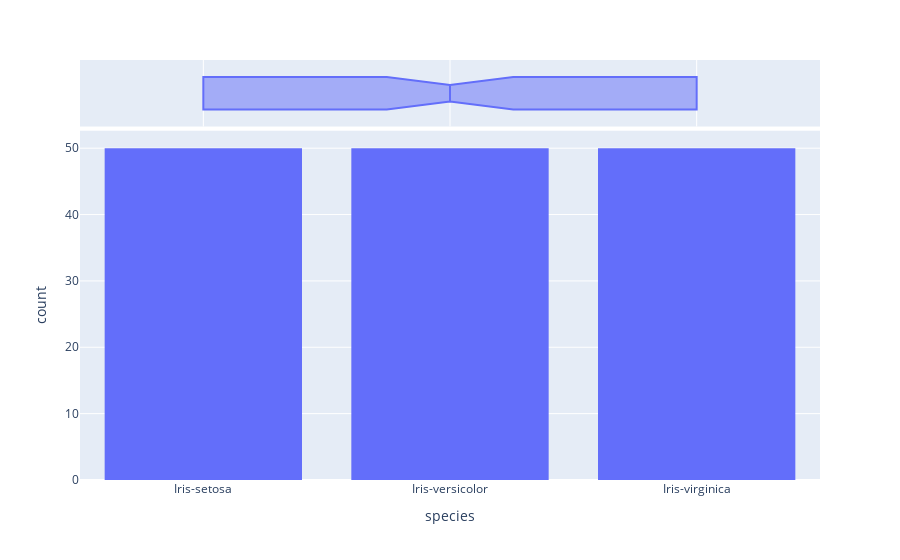

Notebook cell for this chart:
### Code cell
fig = px.histogram(data[['species']], x="species",
                   marginal="box")
fig.show()

### Figure 1 — Plotly figure (JSON) as saved in the notebook; plotly's stock layout.template omitted (floating-point values rounded to 4 significant figures; data arrays with more than 128 entries replaced by an {"elided": "..."} marker saying what was removed)
{"data": [{"alignmentgroup": "True", "bingroup": "x", "hovertemplate": "species=%{x}<br>count=%{y}<extra></extra>", "legendgroup": "", "marker": {"color": "#636efa", "pattern": {"shape": ""}}, "name": "", "offsetgroup": "", "orientation": "v", "showlegend": false, "type": "histogram", "x": {"elided": "150 str values"}, "xaxis": "x", "yaxis": "y"}, {"alignmentgroup": "True", "hovertemplate": "species=%{x}<extra></extra>", "legendgroup": "", "marker": {"color": "#636efa"}, "name": "", "notched": true, "offsetgroup": "", "showlegend": false, "type": "box", "x": {"elided": "150 str values"}, "xaxis": "x2", "yaxis": "y2"}], "layout": {"barmode": "relative", "legend": {"tracegroupgap": 0}, "margin": {"t": 60}, "xaxis": {"anchor": "y", "domain": [0, 1], "title": {"text": "species"}}, "xaxis2": {"anchor": "y2", "domain": [0, 1], "matches": "x", "showgrid": true, "showticklabels": false}, "yaxis": {"anchor": "x", "domain": [0, 0.8316], "title": {"text": "count"}}, "yaxis2": {"anchor": "x2", "domain": [0.8416, 1], "matches": "y2", "showgrid": false, "showline": false, "showticklabels": false, "ticks": ""}}}
